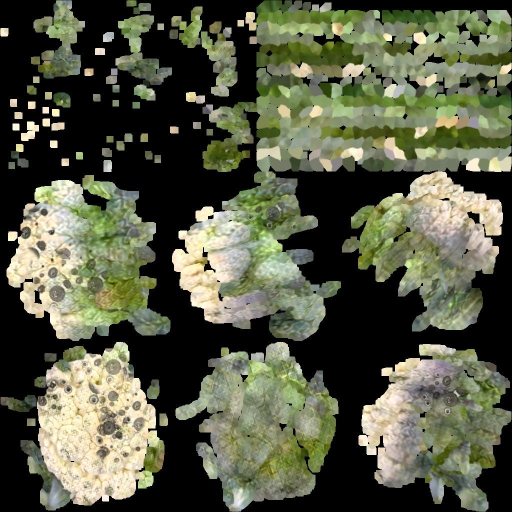
#> input picture mold_generation_image/mold_dataset_outputs/uv_mold.jpg, 1024 x 1024 px (shown at 1/2 size)
$ python mold.py --uvmap mold_dataset_outputs/uv_mold.jpg --mold mold_dataset_outputs/kernel_mask.png
#> lines starting #> are read from the running program, lines starting #| are printed output that depends on the picture; after the words box and inside, x2 and y2 are one past the last pixel; in counts of white or black regions, pixels touching at a corner belong together
import cv2
import numpy as np
import random
import argparse
import os

def augment_uv_map(uv_path, mold_path, output_dir, output_uv_name, output_mask_name, total_molds=8):
    # 1. Load the UV Map and the mold texture
#> called with uv_path = 'mold_dataset_outputs/uv_mold.jpg', mold_path = 'mold_dataset_outputs/kernel_mask.png', output_dir = 'mold_dataset_outputs', output_uv_name = 'uv_mold.jpg', output_mask_name = 'kernel_mask.png', total_molds = 10
    img = cv2.imread(uv_path)
#> img is the input picture: shape (1024, 1024, 3); mean B, G, R 69.7, 90.3, 87.1
    mold_orig = cv2.imread(mold_path, cv2.IMREAD_UNCHANGED)
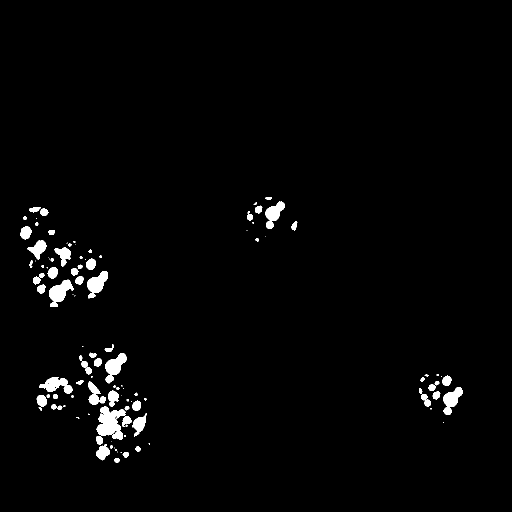
#> input picture mold_generation_image/mold_dataset_outputs/kernel_mask.png, 1024 x 1024 px (shown at 1/2 size)
#> mold_orig: shape (1024, 1024); 2% white; 116 white regions (41 under 20 px), largest, box (x1, y1, x2, y2) and area: (193, 813, 252, 880) 2317, (98, 559, 147, 614) 1368, (78, 754, 145, 787) 1168

    if img is None or mold_orig is None:
        print("Error: Could not load images. Please check the file paths.")
        return

    img_h, img_w = img.shape[:2]
#> img_h = 1024; img_w = 1024
    full_ground_truth = np.zeros((img_h, img_w), dtype=np.uint8)

    # 2. Detect UV Map Islands
    gray_img = cv2.cvtColor(img, cv2.COLOR_BGR2GRAY)
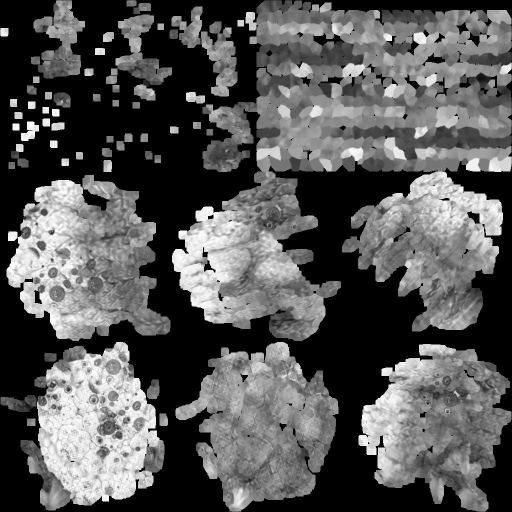
#> gray_img: shape (1024, 1024) (shown at 1/2 size); min 0, max 254, mean 87
    _, uv_islands_mask = cv2.threshold(gray_img, 5, 255, cv2.THRESH_BINARY)
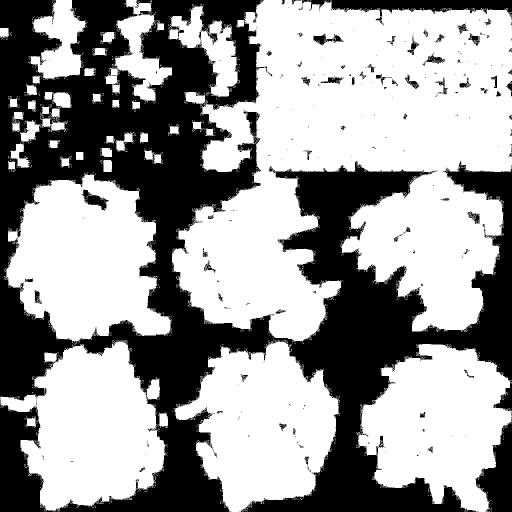
#> uv_islands_mask: shape (1024, 1024) (shown at 1/2 size); 60.5% white; 328 black regions (263 under 20 px), largest, box (x1, y1, x2, y2) and area: (0, 0, 1024, 1024) 390764, (604, 0, 1024, 51) 7846, (951, 833, 1024, 1024) 7510

    # 3. SEAM PROTECTION & AREA RESTRICTION
    kernel_safe = np.ones((50, 50), np.uint8)
    uv_safe_zone = cv2.erode(uv_islands_mask, kernel_safe, iterations=1)
#> uv_safe_zone: shape (1024, 1024); 13.8% white; 26 white regions (6 under 20 px), largest, box (x1, y1, x2, y2) and area: (57, 393, 271, 652) 33049, (102, 731, 273, 982) 30617, (414, 382, 623, 647) 17510

    # UNWANTED TOP AREAS ---
    # Dynamically calculate the top 35% of the image and set it to black (0).
    # This completely hides the top-left fragments and the top-right striped block.
    cutoff_y = int(img_h * 0.35)
#> cutoff_y = 358
    uv_safe_zone[0:cutoff_y, :] = 0
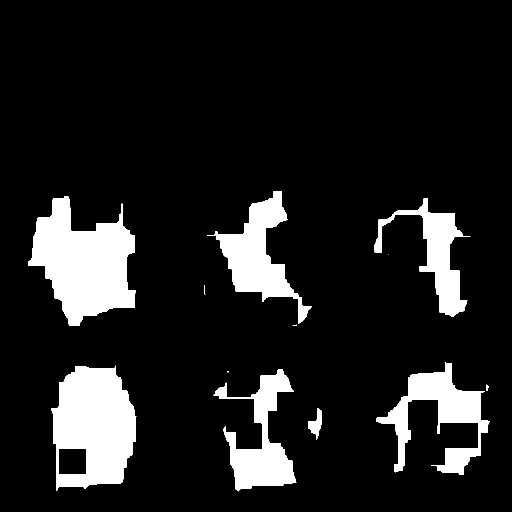
#> uv_safe_zone: shape (1024, 1024) (shown at 1/2 size); 12.1% white; 12 white regions (3 under 20 px), largest, box (x1, y1, x2, y2) and area: (57, 393, 271, 652) 33049, (102, 731, 273, 982) 30617, (414, 382, 623, 647) 17510
    # -------------------------------------

    valid_y, valid_x = np.where(uv_safe_zone == 255)

    if len(valid_y) == 0:
        print("Error: The UV Map islands do not have large enough safe areas. Reduce the kernel_safe size.")
        return

    # 4. Mold Generation Loop
    for m in range(total_molds):
        idx = random.randint(0, len(valid_y) - 1)
        cx, cy = valid_x[idx], valid_y[idx]

        S = 300
        x1, y1 = max(0, cx - S//2), max(0, cy - S//2)
        x2, y2 = min(img_w, cx + S//2), min(img_h, cy + S//2)

        patch_w, patch_h = x2 - x1, y2 - y1
        local_cx, local_cy = cx - x1, cy - y1

        # Organic Amoeba Blob Creation
        temp_blob = np.zeros((patch_h, patch_w), dtype=np.uint8)
        num_circles = random.randint(4, 8)
        for _ in range(num_circles):
            ox = random.randint(-30, 30)
            oy = random.randint(-30, 30)
            r = random.randint(15, 40)
            cv2.circle(temp_blob, (local_cx + ox, local_cy + oy), r, 255, -1)

        temp_blob = cv2.GaussianBlur(temp_blob, (45, 45), 0)
        _, hard_blob = cv2.threshold(temp_blob, 110, 255, cv2.THRESH_BINARY)
        ameba_alpha = cv2.GaussianBlur(hard_blob, (15, 15), 0).astype(float) / 255.0

        # Mold Texture Scaling and Cropping
        mh, mw = mold_orig.shape[:2]
        scale = max(patch_h / mh, patch_w / mw) * random.uniform(1.0, 1.5)
        new_w, new_h = int(mw * scale), int(mh * scale)
        resized_mold = cv2.resize(mold_orig, (new_w, new_h))

        sy = random.randint(0, new_h - patch_h) if new_h > patch_h else 0
        sx = random.randint(0, new_w - patch_w) if new_w > patch_w else 0
        mold_patch = resized_mold[sy:sy+patch_h, sx:sx+patch_w]

        if mold_patch.shape[2] == 4:
            patch_rgb = mold_patch[:, :, :3].astype(float)
            patch_tex_alpha = mold_patch[:, :, 3].astype(float) / 255.0
        else:
            patch_rgb = mold_patch[:, :, :3].astype(float)
            patch_tex_alpha = np.ones((patch_h, patch_w), dtype=float)

        # Brightness Correction / Tuning
        hsv = cv2.cvtColor(mold_patch[:, :, :3], cv2.COLOR_BGR2HSV).astype(np.float32)
        hsv[:,:,2] = np.clip(hsv[:,:,2] * random.uniform(1.5, 2.2), 0, 255)
        hsv[:,:,1] = np.clip(hsv[:,:,1] * 0.8, 0, 255)
        patch_rgb = cv2.cvtColor(hsv.astype(np.uint8), cv2.COLOR_HSV2BGR).astype(float)

        # Alpha Compositing
        final_alpha = ameba_alpha * patch_tex_alpha * random.uniform(0.5, 0.9)
        island_patch_alpha = cv2.GaussianBlur(uv_islands_mask[y1:y2, x1:x2], (5, 5), 0).astype(float) / 255.0
        final_alpha = final_alpha * island_patch_alpha

        final_alpha_3 = np.repeat(final_alpha[:, :, np.newaxis], 3, axis=2)
        img_patch = img[y1:y2, x1:x2].astype(float)
        blended = img_patch * (1.0 - final_alpha_3) + patch_rgb * final_alpha_3

        img[y1:y2, x1:x2] = blended.astype(np.uint8)

        # Update Ground Truth Mask
        visible_mask = (final_alpha > 0.15).astype(np.uint8) * 255
        patch_gt = full_ground_truth[y1:y2, x1:x2]
        full_ground_truth[y1:y2, x1:x2] = cv2.bitwise_or(patch_gt, visible_mask)
#> this loop made 1 pass
#> (idx, cx, cy, x1, y1, x2, y2, patch_w) on pass 1: (110680, 466, 908, 316, 758, 616, 1024, 300)
#> pass 1, in augment_uv_map, `resized_mold = cv2.resize(mold_orig, (new_w, new_h))`:
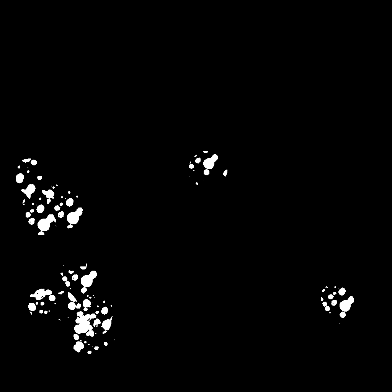
#> resized_mold: shape (392, 392); min 0, max 255, mean 5
#> after the loop: full_ground_truth: shape (1024, 1024); every value is 0
#> after the loop:
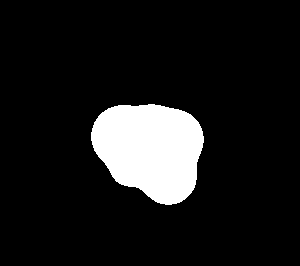
#> hard_blob: shape (266, 300); 10.7% white; 1 white region, box (x1, y1, x2, y2) and area: (91, 104, 204, 205) 8502
#> after the loop:
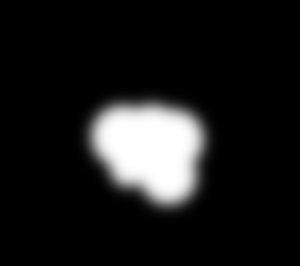
#> temp_blob: shape (266, 300); min 0, max 255, mean 26.3

    # 5. Save Outputs
    os.makedirs(output_dir, exist_ok=True)

    full_output_uv_path = os.path.join(output_dir, output_uv_name)
    full_output_mask_path = os.path.join(output_dir, output_mask_name)

    cv2.imwrite(full_output_uv_path, img)
    cv2.imwrite(full_output_mask_path, full_ground_truth)

    print(f"Dataset Generated! Files successfully saved into: {output_dir}")

# --- EXECUTION ---
if __name__ == "__main__":
    parser = argparse.ArgumentParser(description="Apply organic mold directly onto a 3D model's UV Texture Map.")

    parser.add_argument("-i", "--uvmap", required=True, help="Path to original clean UV Map texture.")
    parser.add_argument("-m", "--mold", required=True, help="Path to alpha mold texture.")
    parser.add_argument("-d", "--dir", default="mold_dataset_outputs", help="Target directory where outputs will be saved.")
    parser.add_argument("-o", "--output_uv", default="uv_mold.jpg", help="Filename for the modified UV map.")
    parser.add_argument("-k", "--kernel", default="kernel_mask.png", help="Filename for the B&W ground truth mask.")
    parser.add_argument("-t", "--total_molds", type=int, default=10, help="Total mold spots to inject.")

    args = parser.parse_args()

#> (the run stopped early here; a loop or call above may not have finished)
